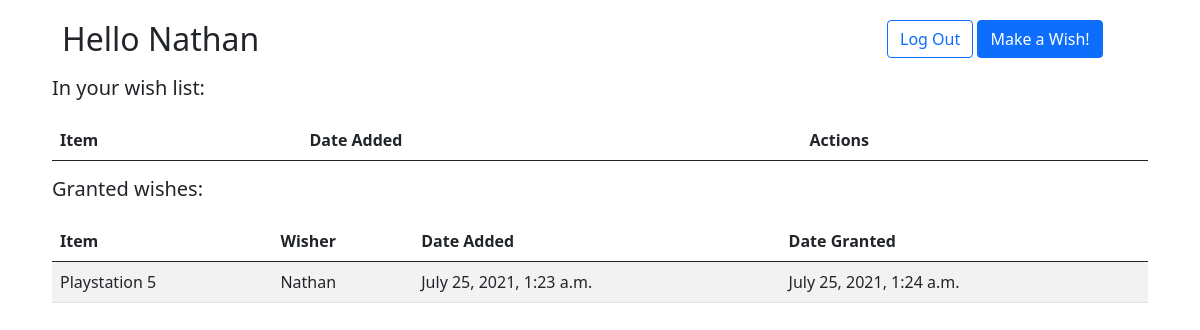
The app's page /wishes (signed in) with its own data.
### wish_app/models.py (models this page shows)
class User(models.Model):
    first_name = models.CharField(max_length=75)
    last_name = models.CharField(max_length=75)
    email = models.CharField(max_length=75)
    password = models.CharField(max_length=75)
    created_at = models.DateTimeField(auto_now_add=True)
    updated_at = models.DateTimeField(auto_now=True)
    objects = UserManager()

class Wish(models.Model):
    item = models.CharField(max_length=255)
    description = models.TextField(max_length=255)
    uploaded_by = models.ForeignKey(User, related_name="wishes_uploaded", on_delete=models.CASCADE)
    granted = models.BooleanField(default=False, blank=False, null=False)
    created_at = models.DateTimeField(auto_now_add=True)
    updated_at = models.DateTimeField(auto_now=True)
    objects = WishManager()

### wish_app/views.py (the view)
# urls.py: path('wishes', views.all_wishes),
def all_wishes(request):
    context = {
        'user': User.objects.get(id=request.session['logged_user_id']),
        'user_wishes' : Wish.objects.filter(uploaded_by=request.session['logged_user_id']),
        'granted_wishes' : Wish.objects.filter(uploaded_by=request.session['logged_user_id'], granted = True)
        }
    return render(request, 'main.html', context)

### wish_app/templates/main.html (shortened to what this page needs)
<!DOCTYPE html>
<html lang="en">
<head>
    <link href="https://cdn.jsdelivr.net/npm/bootstrap@5.0.2/dist/css/bootstrap.min.css" rel="stylesheet"
>
{% load static %}
<link rel="stylesheet" href="{% static 'style.css' %}">
</head>
<body>
    <div class="container" id="wrapper">
        <div class="row" id="upper">
            <div class="col-sm-9">
                <h2>Hello {{user.first_name}} </h2>
            </div>
            <div class="col-sm-3">
                <a href="/logout" class="btn btn-outline-primary">Log Out</a>
                <a href="/wishes/new" class="btn btn-primary">Make a Wish!</a>
            </div>
        </div>
        <div class="container" id="top">
        <h5>In your wish list:</h5>
        <table class="table table-striped">
            <thead>
                <th>Item</th>
                <th>Date Added</th>
                <th>Actions</th>
            </thead>
        </table>
    </div>
    <div class="container" id="bottom">
        <h5>Granted wishes:</h5>
        <table class="table table-striped">
            <thead>
                <th>Item</th>
                <th>Wisher</th>
                <th>Date Added</th>
                <th>Date Granted</th>
            </thead>
            <tbody>
                {% for wish in granted_wishes %}
                <tr>
                    <td>{{wish.item}}</td>
                    <td>{{wish.uploaded_by.first_name}}</td>
                    <td>{{wish.created_at}}</td>
                    <td>{{wish.updated_at}}</td>
                </tr>
                {%endfor%}
            </tbody>
        </table>
    </div>
    </div>
</body>
</html>

### wish_app/static/style.css (style rules this page uses)
* { margin: 0px, auto; padding: 0px; }
#wrapper { padding: 10px; }
form,table { margin-top: 20px; }
#upper { margin: 10px; }

### records on screen
User: first_name "Nathan"
Wish: item "Playstation 5", uploaded_by.first_name "Nathan", created_at "July 25, 2021, 1:23 a.m.", updated_at "July 25, 2021, 1:24 a.m."
